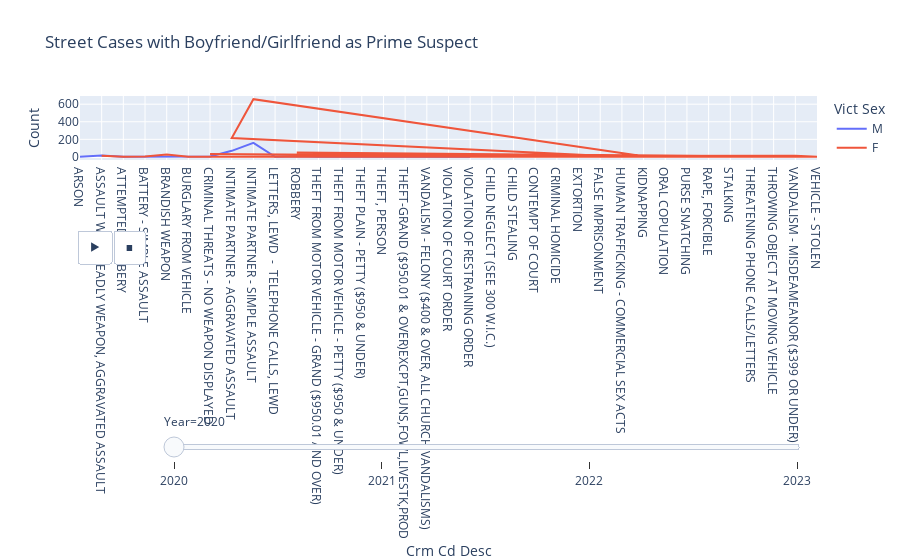

The code cell stored with this chart in its notebook:
### Code cell
g4=df.loc[df['Premis Cd']==101]
g4=g4[g4['Mocodes'].str.contains('1814',regex=True)]
g4=g4.groupby(['DATE OCC','Crm Cd Desc','Vict Sex']).size().to_frame(name="Count").reset_index()
fig = px.line(g4, x='Crm Cd Desc', y='Count', color='Vict Sex',labels={'DATE OCC':'Year'},animation_frame="DATE OCC", animation_group="Count",title="Street Cases with Boyfriend/Girlfriend as Prime Suspect")
fig['layout']['sliders'][0]['pad']=dict(l=10,r= 10, t= 250)
fig.update_layout(hovermode="x unified")
fig.show()

### Figure 1 — Plotly figure (JSON) as saved in the notebook; plotly's stock layout.template omitted (floating-point values rounded to 4 significant figures)
{"data": [{"hovertemplate": "Vict Sex=M<br>Year=2020<br>Crm Cd Desc=%{x}<br>Count=%{y}<extra></extra>", "ids": [1, 16, 1, 2, 8, 1, 5, 69, 159, 1, 6, 1, 1, 2, 2, 1, 5, 1, 2], "legendgroup": "M", "line": {"color": "#636efa", "dash": "solid"}, "marker": {"symbol": "circle"}, "mode": "lines", "name": "M", "orientation": "v", "showlegend": true, "type": "scatter", "x": ["ARSON", "ASSAULT WITH DEADLY WEAPON, AGGRAVATED ASSAULT", "ATTEMPTED ROBBERY", "BATTERY - SIMPLE ASSAULT", "BRANDISH WEAPON", "BURGLARY FROM VEHICLE", "CRIMINAL THREATS - NO WEAPON DISPLAYED", "INTIMATE PARTNER - AGGRAVATED ASSAULT", "INTIMATE PARTNER - SIMPLE ASSAULT", "LETTERS, LEWD  -  TELEPHONE CALLS, LEWD", "ROBBERY", "THEFT FROM MOTOR VEHICLE - GRAND ($950.01 AND OVER)", "THEFT FROM MOTOR VEHICLE - PETTY ($950 & UNDER)", "THEFT PLAIN - PETTY ($950 & UNDER)", "THEFT, PERSON", "THEFT-GRAND ($950.01 & OVER)EXCPT,GUNS,FOWL,LIVESTK,PROD", "VANDALISM - FELONY ($400 & OVER, ALL CHURCH VANDALISMS)", "VIOLATION OF COURT ORDER", "VIOLATION OF RESTRAINING ORDER"], "xaxis": "x", "y": [1, 16, 1, 2, 8, 1, 5, 69, 159, 1, 6, 1, 1, 2, 2, 1, 5, 1, 2], "yaxis": "y"}, {"hovertemplate": "Vict Sex=F<br>Year=2020<br>Crm Cd Desc=%{x}<br>Count=%{y}<extra></extra>", "ids": [13, 1, 4, 26, 1, 1, 1, 3, 1, 34, 1, 1, 1, 215, 657, 8, 2, 1, 2, 7, 49, 6, 1, 1, 16, 20, 3, 1, 1, 11, 12, 2, 9, 27], "legendgroup": "F", "line": {"color": "#EF553B", "dash": "solid"}, "marker": {"symbol": "circle"}, "mode": "lines", "name": "F", "orientation": "v", "showlegend": true, "type": "scatter", "x": ["ASSAULT WITH DEADLY WEAPON, AGGRAVATED ASSAULT", "ATTEMPTED ROBBERY", "BATTERY - SIMPLE ASSAULT", "BRANDISH WEAPON", "BURGLARY FROM VEHICLE", "CHILD NEGLECT (SEE 300 W.I.C.)", "CHILD STEALING", "CONTEMPT OF COURT", "CRIMINAL HOMICIDE", "CRIMINAL THREATS - NO WEAPON DISPLAYED", "EXTORTION", "FALSE IMPRISONMENT", "HUMAN TRAFFICKING - COMMERCIAL SEX ACTS", "INTIMATE PARTNER - AGGRAVATED ASSAULT", "INTIMATE PARTNER - SIMPLE ASSAULT", "KIDNAPPING", "LETTERS, LEWD  -  TELEPHONE CALLS, LEWD", "ORAL COPULATION", "PURSE SNATCHING", "RAPE, FORCIBLE", "ROBBERY", "STALKING", "THEFT FROM MOTOR VEHICLE - GRAND ($950.01 AND OVER)", "THEFT FROM MOTOR VEHICLE - PETTY ($950 & UNDER)", "THEFT PLAIN - PETTY ($950 & UNDER)", "THEFT, PERSON", "THEFT-GRAND ($950.01 & OVER)EXCPT,GUNS,FOWL,LIVESTK,PROD", "THREATENING PHONE CALLS/LETTERS", "THROWING OBJECT AT MOVING VEHICLE", "VANDALISM - FELONY ($400 & OVER, ALL CHURCH VANDALISMS)", "VANDALISM - MISDEAMEANOR ($399 OR UNDER)", "VEHICLE - STOLEN", "VIOLATION OF COURT ORDER", "VIOLATION OF RESTRAINING ORDER"], "xaxis": "x", "y": [13, 1, 4, 26, 1, 1, 1, 3, 1, 34, 1, 1, 1, 215, 657, 8, 2, 1, 2, 7, 49, 6, 1, 1, 16, 20, 3, 1, 1, 11, 12, 2, 9, 27], "yaxis": "y"}], "layout": {"hovermode": "x unified", "legend": {"title": {"text": "Vict Sex"}, "tracegroupgap": 0}, "sliders": [{"active": 0, "currentvalue": {"prefix": "Year="}, "len": 0.9, "pad": {"l": 10, "r": 10, "t": 250}, "steps": [{"args": [["2020"], {"frame": {"duration": 0, "redraw": false}, "fromcurrent": true, "mode": "immediate", "transition": {"duration": 0, "easing": "linear"}}], "label": "2020", "method": "animate"}, {"args": [["2021"], {"frame": {"duration": 0, "redraw": false}, "fromcurrent": true, "mode": "immediate", "transition": {"duration": 0, "easing": "linear"}}], "label": "2021", "method": "animate"}, {"args": [["2022"], {"frame": {"duration": 0, "redraw": false}, "fromcurrent": true, "mode": "immediate", "transition": {"duration": 0, "easing": "linear"}}], "label": "2022", "method": "animate"}, {"args": [["2023"], {"frame": {"duration": 0, "redraw": false}, "fromcurrent": true, "mode": "immediate", "transition": {"duration": 0, "easing": "linear"}}], "label": "2023", "method": "animate"}], "x": 0.1, "xanchor": "left", "y": 0, "yanchor": "top"}], "title": {"text": "Street Cases with Boyfriend/Girlfriend as Prime Suspect"}, "updatemenus": [{"buttons": [{"args": [null, {"frame": {"duration": 500, "redraw": false}, "fromcurrent": true, "mode": "immediate", "transition": {"duration": 500, "easing": "linear"}}], "label": "&#9654;", "method": "animate"}, {"args": [[null], {"frame": {"duration": 0, "redraw": false}, "fromcurrent": true, "mode": "immediate", "transition": {"duration": 0, "easing": "linear"}}], "label": "&#9724;", "method": "animate"}], "direction": "left", "pad": {"r": 10, "t": 70}, "showactive": false, "type": "buttons", "x": 0.1, "xanchor": "right", "y": 0, "yanchor": "top"}], "xaxis": {"anchor": "y", "domain": [0, 1], "title": {"text": "Crm Cd Desc"}}, "yaxis": {"anchor": "x", "domain": [0, 1], "title": {"text": "Count"}}}}
